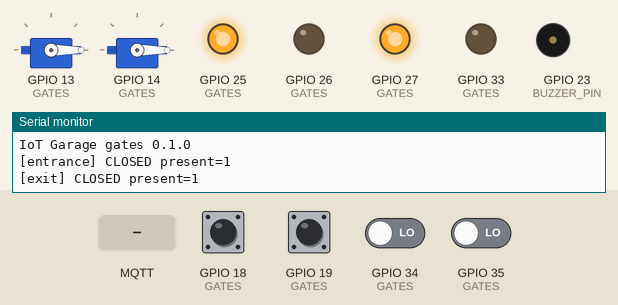
This program was run on a simulated ESP32. Shown: 2 × servo, output pins drawn as LEDs (lit = HIGH), buzzer (waves = sounding, pin HIGH), the last lines printed to the serial monitor. The test bench sets the inputs (shaded band); at power-on: GPIO 18 (GATES), GPIO 19 (GATES) HIGH, GPIO 34 (GATES), GPIO 35 (GATES) LOW. WiFi joins after 1.5 s; servers stay silent unless stated; the local clock reads 2024-03-15 10:24:30 at power-on unless the program sets it; no MQTT or app messages arrive unless stated; not simulated (calls return 0 or success): secrets.example.h; names the files do not define were given values by the test bench: MQTT_PORT = 1883.

Above: at 1.4 s.
1.5 s: GPIO 18 (GATES) pulled LOW for 0.15 s
At 3.3 s:
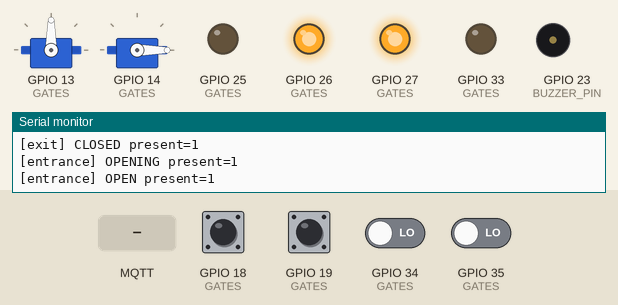
4.5 s: GPIO 34 (GATES) driven HIGH
At 6.74 s:
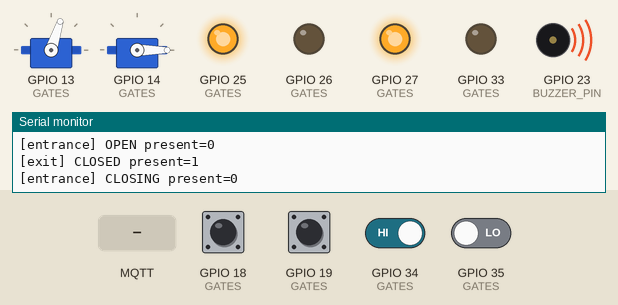
7.5 s: GPIO 19 (GATES) pulled LOW for 0.15 s
At 9.1 s:
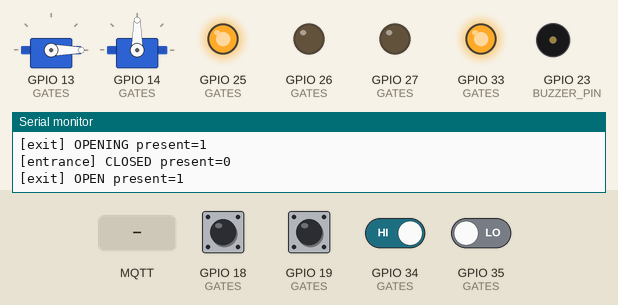
10.5 s: GPIO 35 (GATES) driven HIGH
At 12.73 s:
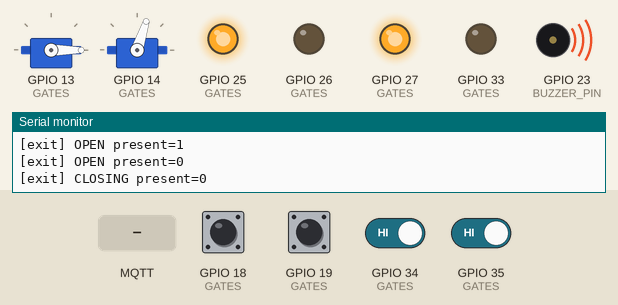
13.5 s: MQTT message "0" arrives on the second subscribed topic
At 13.57 s:
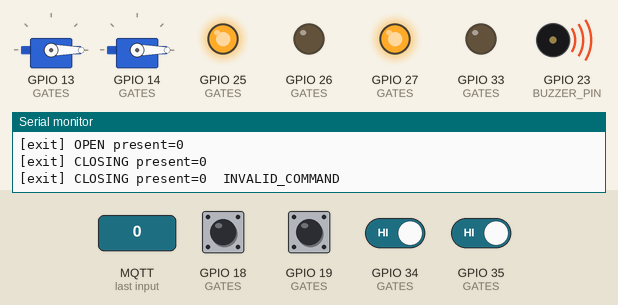
15.1 s: GPIO 18 (GATES) pulled LOW for 1 s
At 15.6 s:
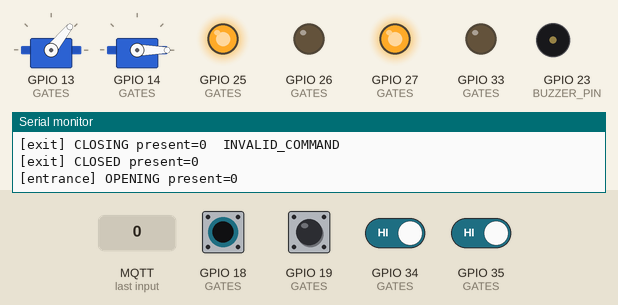
Timing chart, 0 to 18.1 s (numbered marks = the images above; inputs shaded):
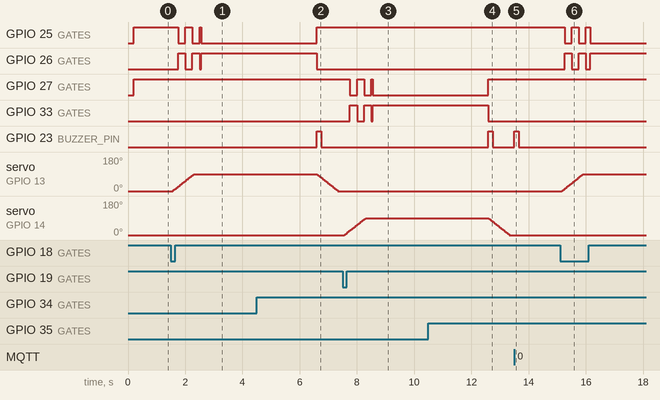

The program:

main.cpp
```cpp
// Entrance + exit barrier node (ESP32, 2x SG90 servo, 2x IR sensor), owner: Luka
//
// Subscribes  garage/gate/<entrance|exit>/command   {"requestId","command":"OPEN|CLOSE|RESET",...}
// Publishes   garage/gate/<gate>/state (retained)  on every change, as command ack, every 30 s
// The state machine (lib/GateLogic) runs locally: auto close, safety reverse, buttons and LEDs
// keep working when Wi-Fi, MQTT or the edge computer are down.
//
// Serial commands: "open e|x", "close e|x", "reset e|x", "status"
#include <Arduino.h>
#include <ArduinoJson.h>
#include <ESP32Servo.h>
#include <PubSubClient.h>
#include <WiFi.h>
#include <time.h>

#include "GateController.h"
#include "config.h"
#if __has_include("secrets.h")
#include "secrets.h"
#else
#warning "include/secrets.h missing - copy include/secrets.example.h; building with example values"
#include "secrets.example.h"
#endif

struct GateRuntime {
    GateController ctrl;
    Servo servo;
    float angle;
    bool irStable, irRaw;
    uint32_t irChangedMs;
    bool btnStable, btnRaw;
    uint32_t btnChangedMs, btnPressedMs;
    bool btnLongDone;
};

WiFiClient wifiClient;
PubSubClient mqtt(wifiClient);
GateRuntime gates[2];
uint32_t lastLoopMs = 0, lastPeriodicMs = 0, lastHeartbeatMs = 0, lastWifiTryMs = 0, lastMqttTryMs = 0;
uint32_t beepUntil = 0;
char statusTopic[64];

bool timeValid() { return time(nullptr) > 1600000000; }

void putTimestamp(JsonDocument& doc) {
    if (!timeValid()) {
        doc["timestamp"] = nullptr;
        return;
    }
    char ts[24];
    time_t now = time(nullptr);
    struct tm t;
    gmtime_r(&now, &t);
    strftime(ts, sizeof ts, "%Y-%m-%dT%H:%M:%SZ", &t);
    doc["timestamp"] = ts;
}

void publishState(uint8_t i, const GateEvent* ev, const char* source) {
    GateRuntime& g = gates[i];
    Serial.printf("[%s] %s present=%d %s %s\n", GATES[i].name, GateController::stateName(ev ? ev->state : g.ctrl.state()),
                  ev ? ev->vehiclePresent : g.ctrl.vehiclePresent(), ev && ev->requestId[0] ? ev->requestId : "",
                  ev && ev->reason ? ev->reason : "");
    if (!mqtt.connected()) return;
    JsonDocument doc;
    doc["gate"] = GATES[i].payloadName;
    doc["state"] = GateController::stateName(ev ? ev->state : g.ctrl.state());
    doc["vehiclePresent"] = ev ? ev->vehiclePresent : g.ctrl.vehiclePresent();
    if (ev && ev->requestId[0]) doc["requestId"] = ev->requestId;
    else doc["requestId"] = nullptr;
    doc["success"] = ev ? ev->success : true;
    if (ev && ev->reason) doc["reason"] = ev->reason;
    else doc["reason"] = nullptr;
    doc["source"] = ev ? ev->source : source;
    doc["deviceId"] = DEVICE_ID;
    putTimestamp(doc);
    char topic[48], buf[320];
    snprintf(topic, sizeof topic, "garage/gate/%s/state", GATES[i].name);
    size_t n = serializeJson(doc, buf, sizeof buf);
    mqtt.publish(topic, (const uint8_t*)buf, n, true);
}

void publishHeartbeat() {
    if (!mqtt.connected()) return;
    JsonDocument doc;
    doc["deviceId"] = DEVICE_ID;
    doc["deviceType"] = "GATE_CONTROLLER";
    doc["uptimeS"] = millis() / 1000;
    doc["fwVersion"] = FW_VERSION;
    doc["rssi"] = WiFi.RSSI();
    doc["freeHeap"] = ESP.getFreeHeap();
    doc["ip"] = WiFi.localIP().toString();
    putTimestamp(doc);
    char buf[256];
    size_t n = serializeJson(doc, buf, sizeof buf);
    mqtt.publish("garage/system/heartbeat", (const uint8_t*)buf, n, false);
}

void onMessage(char* topic, byte* payload, unsigned int len) {
    JsonDocument doc;
    if (deserializeJson(doc, payload, len)) {
        Serial.println("ignoring invalid JSON command");
        return;
    }
    for (uint8_t i = 0; i < 2; i++) {
        char t[48];
        snprintf(t, sizeof t, "garage/gate/%s/command", GATES[i].name);
        if (strcmp(topic, t) == 0)
            gates[i].ctrl.command(doc["command"] | "", doc["requestId"] | "", "MQTT", millis());
    }
}

void ensureConnections() {
    uint32_t now = millis();
    if (WiFi.status() != WL_CONNECTED) {
        if (now - lastWifiTryMs > RECONNECT_MS) {
            lastWifiTryMs = now;
            WiFi.disconnect();
            WiFi.begin(WIFI_SSID, WIFI_PASSWORD);
        }
        return;
    }
    if (mqtt.connected() || now - lastMqttTryMs < RECONNECT_MS) return;
    lastMqttTryMs = now;
    const char* will = "{\"deviceId\":\"" DEVICE_ID "\",\"online\":false}";
    bool ok = strlen(MQTT_USER) ? mqtt.connect(DEVICE_ID, MQTT_USER, MQTT_PASSWORD, statusTopic, 1, true, will)
                                : mqtt.connect(DEVICE_ID, statusTopic, 1, true, will);
    if (!ok) {
        Serial.printf("MQTT: failed rc=%d\n", mqtt.state());
        return;
    }
    Serial.println("MQTT: connected");
    mqtt.publish(statusTopic, "{\"deviceId\":\"" DEVICE_ID "\",\"online\":true}", true);
    mqtt.subscribe("garage/gate/entrance/command", 1);
    mqtt.subscribe("garage/gate/exit/command", 1);
    for (uint8_t i = 0; i < 2; i++) publishState(i, nullptr, "BOOT");
    publishHeartbeat();
}

void readInputs(uint8_t i, uint32_t now) {
    GateRuntime& g = gates[i];
    bool ir = digitalRead(GATES[i].irPin) == (IR_ACTIVE_LOW ? LOW : HIGH);
    if (ir != g.irRaw) {
        g.irRaw = ir;
        g.irChangedMs = now;
    } else if (ir != g.irStable && now - g.irChangedMs >= IR_DEBOUNCE_MS) {
        g.irStable = ir;
        g.ctrl.setVehicle(ir, now);
    }
    bool pressed = digitalRead(GATES[i].buttonPin) == LOW;
    if (pressed != g.btnRaw) {
        g.btnRaw = pressed;
        g.btnChangedMs = now;
    } else if (pressed != g.btnStable && now - g.btnChangedMs >= BUTTON_DEBOUNCE_MS) {
        g.btnStable = pressed;
        if (pressed) {
            g.btnPressedMs = now;
            g.btnLongDone = false;
            g.ctrl.button(now);
        }
    }
    if (g.btnStable && !g.btnLongDone && now - g.btnPressedMs >= BUTTON_RESET_MS) {
        g.btnLongDone = true;
        g.ctrl.resetButton(now);
    }
}

void driveOutputs(uint8_t i, uint32_t now, uint32_t dtMs) {
    GateRuntime& g = gates[i];
    float target = g.ctrl.targetOpen() ? GATES[i].openAngle : GATES[i].closedAngle;
    if (g.ctrl.state() != GateState::Error) {
        float step = SERVO_DEG_PER_S * dtMs / 1000.0f;
        if (fabsf(target - g.angle) <= step) g.angle = target;
        else g.angle += target > g.angle ? step : -step;
        g.servo.write((int)roundf(g.angle));
    }
    GateState s = g.ctrl.state();
    bool blink = (now / 250) % 2;
    digitalWrite(GATES[i].ledGreenPin, s == GateState::Open || (s == GateState::Opening && blink));
    digitalWrite(GATES[i].ledRedPin, s == GateState::Closed || s == GateState::Closing ||
                                         (s == GateState::Error && blink) || (s == GateState::Opening && !blink));
}

void handleSerial() {
    static char line[24];
    static uint8_t pos = 0;
    while (Serial.available()) {
        char c = Serial.read();
        if (c != '\n' && c != '\r') {
            if (pos < sizeof line - 1) line[pos++] = c;
            continue;
        }
        line[pos] = 0;
        pos = 0;
        char cmd[8] = "", which = 0;
        if (sscanf(line, "%7s %c", cmd, &which) >= 1) {
            if (!strcmp(cmd, "status")) {
                for (uint8_t i = 0; i < 2; i++)
                    Serial.printf("%s %s present=%d angle=%.0f\n", GATES[i].name,
                                  GateController::stateName(gates[i].ctrl.state()), gates[i].ctrl.vehiclePresent(),
                                  gates[i].angle);
                continue;
            }
            uint8_t i = which == 'x' ? 1 : 0;
            char rid[24];
            snprintf(rid, sizeof rid, "serial-%lu", (unsigned long)millis());
            for (char* p = cmd; *p; p++) *p = toupper(*p);
            gates[i].ctrl.command(cmd, rid, "SERIAL", millis());
        }
    }
}

void setup() {
    Serial.begin(115200);
    delay(200);
    Serial.printf("\nIoT Garage gates %s\n", FW_VERSION);
    snprintf(statusTopic, sizeof statusTopic, "garage/system/status/%s", DEVICE_ID);
    GateTiming t;
    t.moveMs = GATE_MOVE_MS;
    t.closeAfterPassMs = CLOSE_AFTER_PASS_MS;
    t.autoCloseMs = AUTO_CLOSE_MS;
    t.maxReversals = MAX_REVERSALS;
    ESP32PWM::allocateTimer(0);
    ESP32PWM::allocateTimer(1);
    for (uint8_t i = 0; i < 2; i++) {
        GateRuntime& g = gates[i];
        g.ctrl = GateController(t);
        pinMode(GATES[i].irPin, INPUT);  // GPIO 34/35 have no pull-up: FC-51 drives the line itself
        pinMode(GATES[i].buttonPin, INPUT_PULLUP);
        pinMode(GATES[i].ledRedPin, OUTPUT);
        pinMode(GATES[i].ledGreenPin, OUTPUT);
        g.servo.setPeriodHertz(50);
        g.servo.attach(GATES[i].servoPin, 500, 2400);
        g.angle = GATES[i].closedAngle;
        g.servo.write(GATES[i].closedAngle);
        g.irRaw = g.irStable = false;
        g.btnRaw = g.btnStable = false;
        g.irChangedMs = g.btnChangedMs = g.btnPressedMs = 0;
        g.btnLongDone = true;
    }
    if (BUZZER_PIN) pinMode(BUZZER_PIN, OUTPUT);
    WiFi.mode(WIFI_STA);
    WiFi.begin(WIFI_SSID, WIFI_PASSWORD);
    lastWifiTryMs = millis();
    configTime(0, 0, NTP_SERVER);
    mqtt.setServer(MQTT_HOST, MQTT_PORT);
    mqtt.setBufferSize(512);
    mqtt.setKeepAlive(30);
    mqtt.setCallback(onMessage);
    lastLoopMs = millis();
}

void loop() {
    ensureConnections();
    mqtt.loop();
    handleSerial();
    uint32_t now = millis();
    uint32_t dt = now - lastLoopMs;
    lastLoopMs = now;
    for (uint8_t i = 0; i < 2; i++) {
        readInputs(i, now);
        gates[i].ctrl.tick(now);
        GateEvent ev;
        while (gates[i].ctrl.popEvent(ev)) {
            publishState(i, &ev, ev.source);
            if (ev.state == GateState::Closing && BUZZER_PIN) beepUntil = now + 150;
        }
        driveOutputs(i, now, dt);
    }
    if (BUZZER_PIN) digitalWrite(BUZZER_PIN, now < beepUntil);
    if (now - lastPeriodicMs >= PERIODIC_STATE_MS) {
        lastPeriodicMs = now;
        for (uint8_t i = 0; i < 2; i++) publishState(i, nullptr, "PERIODIC");
    }
    if (now - lastHeartbeatMs >= 30000) {
        lastHeartbeatMs = now;
        publishHeartbeat();
    }
    delay(5);
}
```

secrets.example.h
```cpp
// Copy this file to secrets.h (secrets.h is git-ignored) and fill in your values.
#pragma once

#define WIFI_SSID     "IoTGarage"
#define WIFI_PASSWORD "change-me"

// MQTT broker = the edge computer (Raspberry Pi / Jetson Nano) running Mosquitto
#define MQTT_HOST     "192.168.1.10"
#define MQTT_PORT     1883
#define MQTT_USER     ""          // empty = anonymous
#define MQTT_PASSWORD ""

// time source for ISO 8601 timestamps; the edge computer can run an NTP server (chrony)
#define NTP_SERVER    "pool.ntp.org"
```

config.h
```cpp
// Pin map and timing of the barrier node. Keep in sync with
// PROJEKT/maketa/shema-spajanja.md
#pragma once
#include <stdint.h>

#define FW_VERSION "0.1.0"
#define DEVICE_ID  "esp32-gates"

struct GatePins {
    const char* name;        // topic name: "entrance" / "exit"
    const char* payloadName; // payload name: "ENTRANCE" / "EXIT"
    uint8_t servoPin;        // SG90 signal (servo powered from the 5 V supply, NOT from the ESP32)
    uint8_t irPin;           // FC-51 IR obstacle sensor at the barrier line (LOW = vehicle)
    uint8_t ledRedPin;
    uint8_t ledGreenPin;
    uint8_t buttonPin;       // manual open button to GND (INPUT_PULLUP); hold 3 s = RESET
    uint8_t closedAngle;     // calibrate: arm straight across the lane
    uint8_t openAngle;       // calibrate: arm turned along the island (the printed arm swings horizontally)
};

static const GatePins GATES[2] = {
    {"entrance", "ENTRANCE", 13, 34, 25, 26, 18, 0, 90},
    {"exit",     "EXIT",     14, 35, 27, 33, 19, 0, 90},
};

#define IR_ACTIVE_LOW        1      // FC-51 pulls the output LOW when it sees something
#define IR_DEBOUNCE_MS       80
#define BUTTON_DEBOUNCE_MS   50
#define BUTTON_RESET_MS      3000

#define SERVO_DEG_PER_S      120    // smooth movement, also limits current peaks
#define GATE_MOVE_MS         1000   // time the state machine allows for opening/closing
#define CLOSE_AFTER_PASS_MS  2000
#define AUTO_CLOSE_MS        10000
#define MAX_REVERSALS        3

#define BUZZER_PIN           23     // optional active buzzer, beeps when the barrier closes; 0 = none
#define PERIODIC_STATE_MS    30000
#define RECONNECT_MS         5000
```

Measured:
- after the input at 1.5 s, GPIO 25 (GATES): goes LOW 0.25 s, HIGH 0.25 s, LOW 0.25 s, HIGH 0.05 s, then LOW, starting after 0.26 s; GPIO 26 (GATES): goes HIGH 0.25 s, LOW 0.25 s, HIGH 0.25 s, LOW 0.05 s, then HIGH, starting after 0.26 s; servo on GPIO 13 (GATES): moves from 0° to 90° over 0.74 s, starting after 0.06 s
- after the input at 4.5 s, GPIO 25 (GATES): LOW → HIGH after 2.1 s; GPIO 26 (GATES): HIGH → LOW after 2.1 s; GPIO 23 (BUZZER_PIN): LOW → HIGH after 2.1 s, → LOW 0.15 s later; servo on GPIO 13 (GATES): moves from 90° to 0° over 0.74 s, starting after 2.1 s
- after the input at 7.5 s, GPIO 27 (GATES): goes LOW 0.25 s, HIGH 0.25 s, LOW 0.25 s, HIGH 0.06 s, then LOW, starting after 0.25 s; GPIO 33 (GATES): goes HIGH 0.25 s, LOW 0.25 s, HIGH 0.25 s, LOW 0.06 s, then HIGH, starting after 0.25 s; servo on GPIO 14 (GATES): moves from 0° to 90° over 0.74 s, starting after 0.06 s
- after the input at 10.5 s, GPIO 27 (GATES): LOW → HIGH after 2.1 s; GPIO 33 (GATES): HIGH → LOW after 2.1 s; GPIO 23 (BUZZER_PIN): LOW → HIGH after 2.1 s, → LOW 0.15 s later; servo on GPIO 14 (GATES): moves from 90° to 0° over 0.74 s, starting after 2.1 s
- after the input at 13.5 s, GPIO 23 (BUZZER_PIN): LOW → HIGH at once, → LOW 0.15 s later
- after the input at 15.1 s, GPIO 25 (GATES): goes LOW 0.25 s, HIGH 0.25 s, LOW 0.25 s, HIGH 0.16 s, then LOW, starting after 0.15 s; GPIO 26 (GATES): goes HIGH 0.25 s, LOW 0.25 s, HIGH 0.25 s, LOW 0.16 s, then HIGH, starting after 0.15 s; servo on GPIO 13 (GATES): moves from 0° to 90° over 0.74 s, starting after 0.06 s
